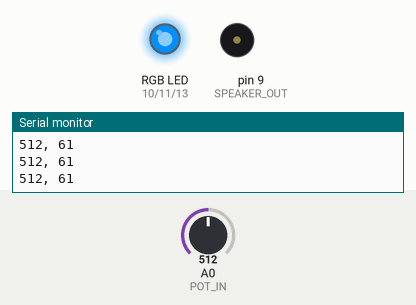
Simulated run of this sketch. Board: Arduino Uno, built with avr-gcc and run on an emulated ATmega328P. On the bench: an RGB LED mixed from three pins (HIGH = lit), buzzer (waves = sounding), the last lines printed to the serial monitor. Inputs (shaded band) come from the test bench; at power-on: A0 (POT_IN) = 512. Dim RGB values are drawn brighter than linear.

Above: at 1.2 s.
1.3 s: A0 (POT_IN) set to 655
At 2.1 s:
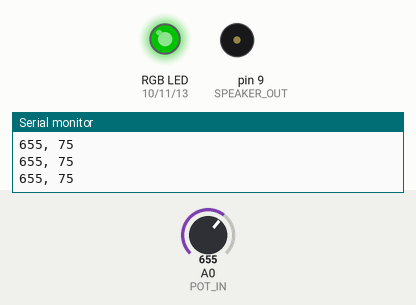
2.8 s: A0 (POT_IN) set to 630
At 3.4 s:
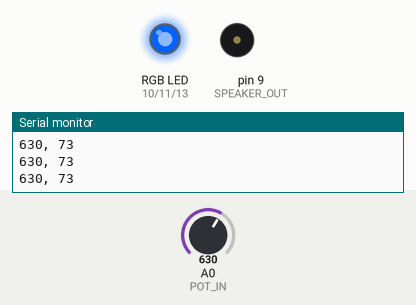
4.3 s: A0 (POT_IN) set to 0
At 5.5 s:
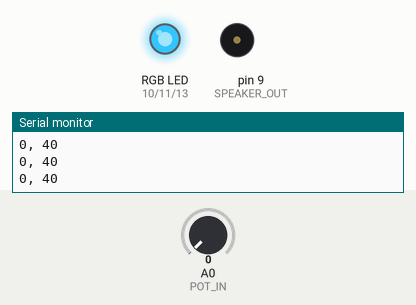
5.8 s: A0 (POT_IN) set to 511
At 6.9 s:
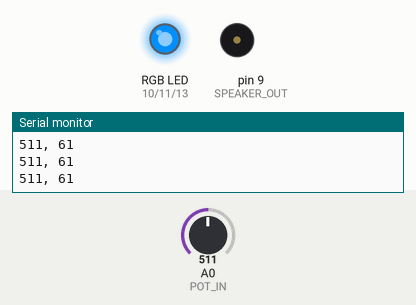
7.3 s: A0 (POT_IN) set to 418
At 7.9 s:
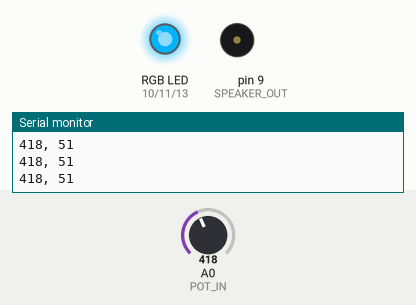
10.3 s: A0 (POT_IN) set to 385
At 11.6 s:
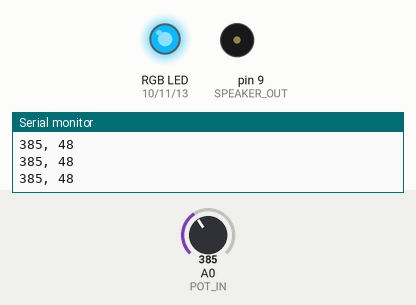
Timing chart, 0 to 12.8 s (numbered marks = the images above; inputs shaded):
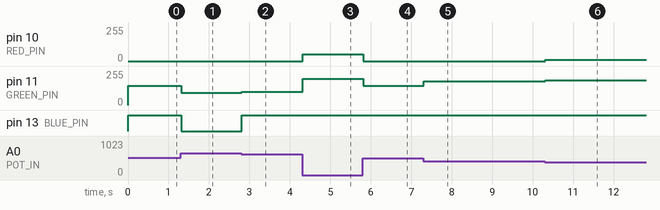

Measured:
- the behaviour switches between 645 and 644 on A0 (POT_IN) (found by bisection; images 1 and 2)
- after the input at 1.3 s, pin 11 (GREEN_PIN): 143/255 → 91/255 at once; pin 13 (BLUE_PIN): HIGH → LOW at once
- after the input at 2.8 s, pin 11 (GREEN_PIN): 91/255 → 99/255 at once; pin 13 (BLUE_PIN): LOW → HIGH at once
- after the input at 4.3 s, pin 10 (RED_PIN): 0/255 → 51/255 at once; pin 11 (GREEN_PIN): 99/255 → 197/255 at once
- after the input at 5.8 s, pin 10 (RED_PIN): 51/255 → 0/255 at once; pin 11 (GREEN_PIN): 197/255 → 143/255 at once
- after the input at 7.3 s, pin 11 (GREEN_PIN): 143/255 → 179/255 at once
- after the input at 10.3 s, pin 10 (RED_PIN): 0/255 → 10/255 at once; pin 11 (GREEN_PIN): 179/255 → 186/255 at once

The sketch:

final_vase_code.ino
```cpp
unsigned long startTime;
unsigned long currentTime;

// Click occurs when the potentiometer pin measures a change greater than the CLICK_BUFFER value.
const int CLICK_BUFFER = 25;

// Defines usable potentiometer range.
const int POT_MIN = 305;
const int POT_MAX = 645;


// ************ Defining pins used by Arduino. ************

const int SPEAKER_OUT = 9;
int POT_IN = A0;
const int RED_PIN = 10;
const int GREEN_PIN = 11;
const int BLUE_PIN = 13;

// ************ End of pin definitions. ************

int oldKnob, R, G, B;

void setup() {
  pinMode(SPEAKER_OUT, OUTPUT);
  pinMode(RED_PIN, OUTPUT);
  pinMode(GREEN_PIN, OUTPUT);
  pinMode(BLUE_PIN, OUTPUT);

  Serial.begin(9600);

  oldKnob = analogRead(POT_IN);
  startTime = millis();

  setColor(0.0, 100.0, 50.0);
}

void loop() {
  currentTime = millis();
  int colorFromKnob;
  int knob = analogRead(POT_IN);

  if (knob < POT_MIN)
    colorFromKnob = 40;
  else if (knob > POT_MAX)
    colorFromKnob = 75;
  else
    colorFromKnob = map(knob, POT_MIN, POT_MAX, 40, 75);

  Serial.print(knob);
  Serial.print(", ");
  Serial.println(colorFromKnob);

  if (knob > oldKnob + CLICK_BUFFER) {
    tone(SPEAKER_OUT, 1000, 2);
    oldKnob = knob;
  } else if (knob < oldKnob - CLICK_BUFFER) {
    tone(SPEAKER_OUT, 500, 2);
    oldKnob = knob;
  }

  setColor(17.0, 100.0, colorFromKnob*1.0);

  //noTone(SPEAKER_OUT);

}


// Sends HSL values through RGB converter and applies them to physical LED.
void setColor(float hue, float sat, float light) {
  float H,S,L;

  H = (hue/3.6)/100;
  S = sat/100;
  L = light/100;

  HSL_to_RGB(H,S,L);

  changeLED(R,G,B);
}


// All RGB LED code was heavily aided by Simon Monk's Adafruit lesson on RGB LEDs for Arduino.
// Source: https://learn.adafruit.com/adafruit-arduino-lesson-3-rgb-leds/overview

// Applies computed RGB values to physical LED.
void changeLED(int red, int green, int blue) {

  //Subtraction required because of anode LED setup.
  red = 255 - red;
  green = 255 - green;
  blue = 255 - blue;

  analogWrite(RED_PIN, red);
  analogWrite(GREEN_PIN, green);
  analogWrite(BLUE_PIN, blue);
}


// ********** HSL to RGB Conversion **********
// Pseudocode source: https://www.easyrgb.com/en/math.php
// Implementation into Arduino done by me.

//   H, S and L input range = 0 - 1.0
//   R, G and B output range = 0 - 255

void HSL_to_RGB(float H, float S, float L) {
  float var_1, var_2;

  if ( S == 0 ) {
    R = round(L * 255);
    G = round(L * 255);
    B = round(L * 255);
  } else {
    if ( L < 0.5 ) {
      var_2 = L * ( 1 + S );
    } else {
      var_2 = ( L + S ) - ( S * L );
    }

    var_1 = 2 * L - var_2;

    R = round(255 * Hue_to_RGB(var_1, var_2, H + (1.0 / 3)));
    G = round(255 * Hue_to_RGB(var_1, var_2, H));
    B = round(255 * Hue_to_RGB(var_1, var_2, H - (1.0 / 3)));
  }
}

// This function handles Hue calculations.
float Hue_to_RGB(float v1, float v2, float vH ) {
  if (vH < 0)
    vH += 1;
  if(vH > 1)
    vH -= 1;

  if ((6 * vH ) < 1)
    return (v1 + (v2 - v1) * 6 * vH);
  if ((2 * vH) < 1)
    return (v2);
  if ((3 * vH ) < 2)
    return (v1 + (v2 - v1) * ((2.0/3) - vH) * 6);
  return (v1);
}

// ********** End of HSL and RGB **********
```
